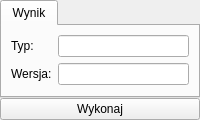
       <widget class="QWidget" name="getVersionInfoPage">
        <layout class="QGridLayout" name="gridLayout_39">
         <property name="margin">
          <number>0</number>
         </property>
         <property name="spacing">
          <number>0</number>
         </property>
         <item row="0" column="0">
          <widget class="QTabWidget" name="tabWidget_14">
           <property name="currentIndex">
            <number>0</number>
           </property>
           <widget class="QWidget" name="tab_28">
            <attribute name="title">
             <string>Wynik</string>
            </attribute>
            <layout class="QFormLayout" name="formLayout_57">
             <item row="0" column="0">
              <widget class="QLabel" name="label_346">
               <property name="text">
                <string>Typ:</string>
               </property>
               <property name="buddy">
                <cstring>versionInfoType</cstring>
               </property>
              </widget>
             </item>
             <item row="0" column="1">
              <widget class="QLineEdit" name="versionInfoType">
               <property name="readOnly">
                <bool>true</bool>
               </property>
              </widget>
             </item>
             <item row="1" column="0">
              <widget class="QLabel" name="label_347">
               <property name="text">
                <string>Wersja:</string>
               </property>
               <property name="buddy">
                <cstring>versionInfoVersion</cstring>
               </property>
              </widget>
             </item>
             <item row="1" column="1">
              <widget class="QLineEdit" name="versionInfoVersion">
               <property name="readOnly">
                <bool>true</bool>
               </property>
              </widget>
             </item>
            </layout>
           </widget>
          </widget>
         </item>
         <item row="1" column="0">
          <widget class="QPushButton" name="getVersionInfoButton">
           <property name="text">
            <string>Wykonaj</string>
           </property>
          </widget>
         </item>
        </layout>
       </widget>
